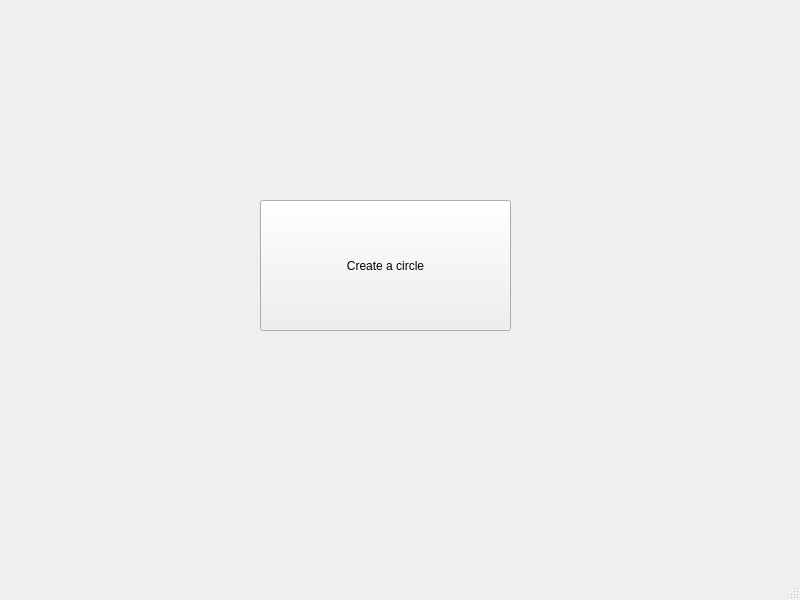
<?xml version="1.0" encoding="UTF-8"?>
<ui version="4.0">
 <class>MainWindow</class>
 <widget class="QMainWindow" name="MainWindow">
  <property name="geometry">
   <rect>
    <x>0</x>
    <y>0</y>
    <width>800</width>
    <height>600</height>
   </rect>
  </property>
  <property name="windowTitle">
   <string>MainWindow</string>
  </property>
  <widget class="QWidget" name="centralwidget">
   <widget class="QPushButton" name="pushButton">
    <property name="geometry">
     <rect>
      <x>260</x>
      <y>200</y>
      <width>251</width>
      <height>131</height>
     </rect>
    </property>
    <property name="text">
     <string>Create a circle</string>
    </property>
   </widget>
  </widget>
  <widget class="QMenuBar" name="menubar">
   <property name="geometry">
    <rect>
     <x>0</x>
     <y>0</y>
     <width>800</width>
     <height>26</height>
    </rect>
   </property>
  </widget>
  <widget class="QStatusBar" name="statusbar"/>
 </widget>
 <resources/>
 <connections/>
</ui>
